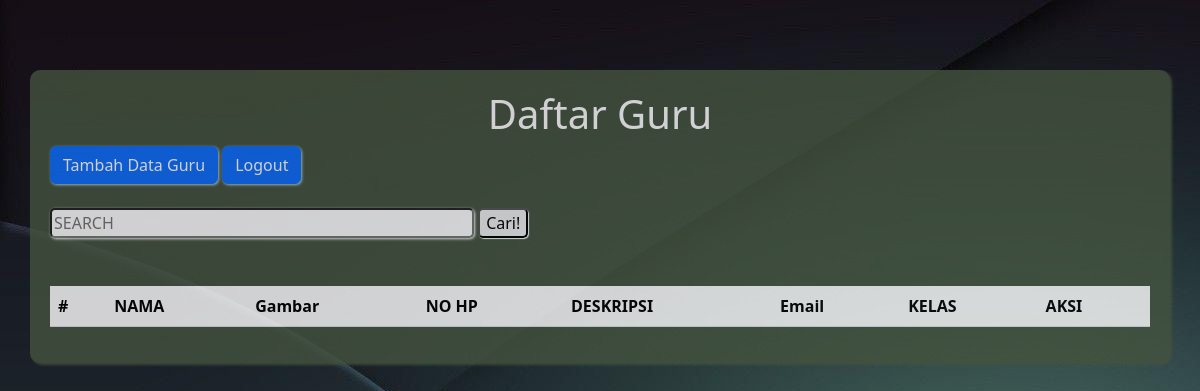
Before: /admin/admin.php with the older database file.
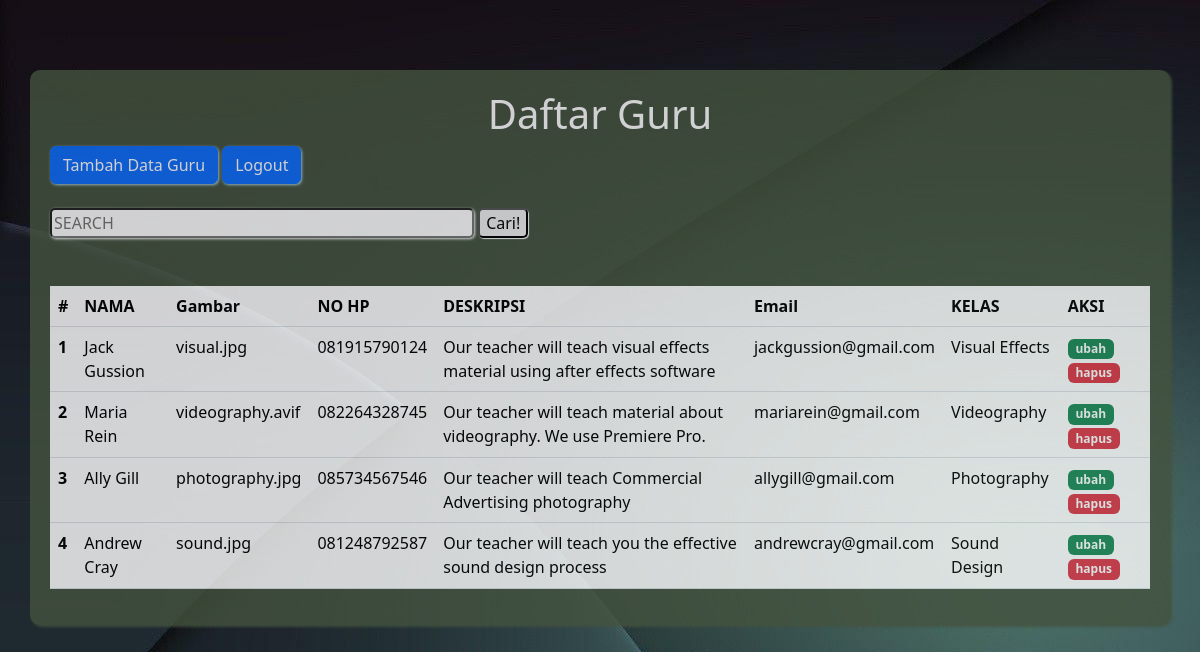
After: the same page with the newer database file.
### tables this page shows
CREATE TABLE `guru` (
  `id` int(11) NOT NULL,
  `nama_guru` varchar(255) NOT NULL,
  `gambar` varchar(255) NOT NULL,
  `description` varchar(255) NOT NULL,
  `no_hp` char(15) NOT NULL,
  `email` varchar(255) NOT NULL,
  `kelas` varchar(255) NOT NULL
);

### functions.php (called while the page is built, shortened)
<?php
function koneksi () {
  $conn = mysqli_connect('localhost', 'root', '','pw2024_tubes_233040001');
  return $conn;
}
function query ($query) {
  $conn = koneksi();
  $result = mysqli_query ($conn, $query);
  $rows = [];
  while ($row = mysqli_fetch_assoc($result)){
    $rows[] = $row;
  }
  return $rows;
}
?>

### admin/admin.php (the view, shortened to what this page needs)
<?php
require '../functions.php';
$guru = query("SELECT * FROM guru" );
?>
<!doctype html>
<html lang="en">
  <head>
    <link href="https://cdn.jsdelivr.net/npm/bootstrap@5.3.3/dist/css/bootstrap.min.css" rel="stylesheet">
    <link rel="stylesheet" href="../css/admin.css">
  </head>
  <body>
  <div class="container">
		<h1  style="text-align: center;">Daftar Guru</h1>
    <a href="tambah.php" class="btn btn-primary">Tambah Data Guru</a>
    <a href="../logout.php" class="btn btn-primary">Logout</a>
    <br><br>
    <form action="" method="post">
      <input type="text" name="keyword" size="40"  placeholder="SEARCH" autocomplete="off">
      <button type="submit" name="cari">Cari!</button>
    </form>
    <br><br>
	<table class="table">
  <thead>
    <tr>
      <th scope="col">#</th>
      <th scope="col">NAMA</th>
      <th scope="col">Gambar</th>
      <th scope="col">NO HP</th>
      <th scope="col">DESKRIPSI</th>
      <th scope="col">Email</th>
      <th scope="col">KELAS</th>
      <th scope="col">AKSI</th>
    </tr>
  </thead>
  <tbody>
<?php $i = 1;
foreach($guru as $gurus) : ?>
    <tr>
      <th scope="row"><?= $i; ?></th>
      <td><?= $gurus['nama_guru']; ?></td>
      <td><?= $gurus['gambar']; ?></td>
      <td><?= $gurus['no_hp']; ?></td>
      <td><?= $gurus['description']; ?></td>
      <td><?= $gurus['email']; ?></td>
      <td><?= $gurus['kelas']; ?></td>
      <td>
        <a href="ubah.php?id=<?= $gurus['id']; ?>" class="badge text-bg-success text-decoration-none">ubah</a>
        <a href="hapus.php?id=<?= $gurus['id']; ?>" onclick="return confirm('yakin?');" class="badge text-bg-danger text-decoration-none">hapus</a>
      </td>
    </tr>
    <?php $i++; ?>
  <?php endforeach; ?>
  </tbody>
</table>
	</div>
  </body>
</html>

### css/admin.css (style rules this page uses)
body { background-image: url(../img/admin/admin_background.jpg); }
.container { background-color: #44533f; border-radius: 10px; padding: 20px; box-shadow: 2px 2px 3px #44533f; margin-top: 70px; opacity: .8; }
h1 { color: #fff; }
input { box-shadow: 1px 1px 3px #fff; border-radius: 5px; }
.btn { box-shadow: 1px 1px 3px lightblue; }
button { box-shadow: 1px 1px 1px #fff; border-radius: 5px; }

Changed rows visible on the page:
added guru: nama_guru "Jack Gussion", gambar "visual.jpg", no_hp "081915790124", description "Our teacher will teach visual effects material using after effects software", email "jackgussion@gmail.com", kelas "Visual Effects"
added guru: nama_guru "Maria Rein", gambar "videography.avif", no_hp "082264328745", description "Our teacher will teach material about videography. We use Premiere Pro.", email "mariarein@gmail.com", kelas "Videography"
added guru: nama_guru "Ally Gill", gambar "photography.jpg", no_hp "085734567546", description "Our teacher will teach Commercial Advertising photography", email "allygill@gmail.com", kelas "Photography"
added guru: nama_guru "Andrew Cray", gambar "sound.jpg", no_hp "081248792587", description "Our teacher will teach you the effective sound design process", email "andrewcray@gmail.com", kelas "Sound Design"
